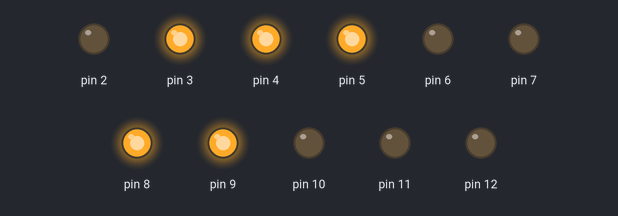
Bench run of a sketch on a simulated Arduino Uno, built with avr-gcc and run on an emulated ATmega328P. Shown: output pins drawn as LEDs (lit = HIGH).

Above: at 5.5 s.
At 7.5 s:
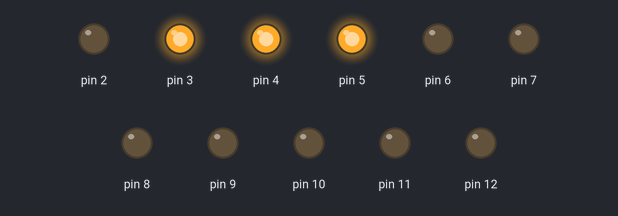
At 8.5 s:
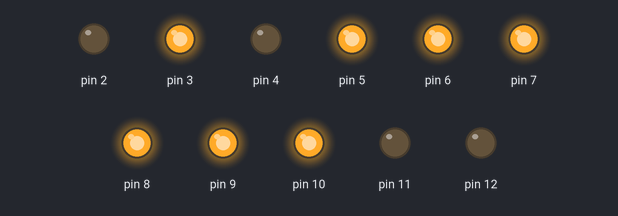
At 10.5 s:
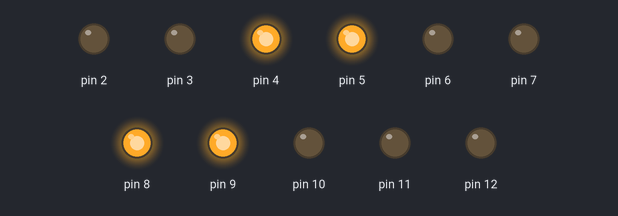
At 12.5 s:
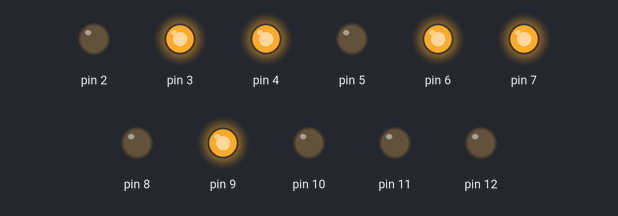
At 15.5 s:
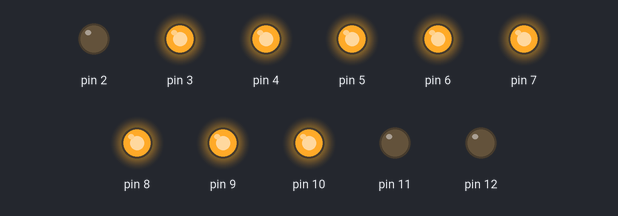
Timing chart, 0 to 16.7 s (numbered marks = the images above):
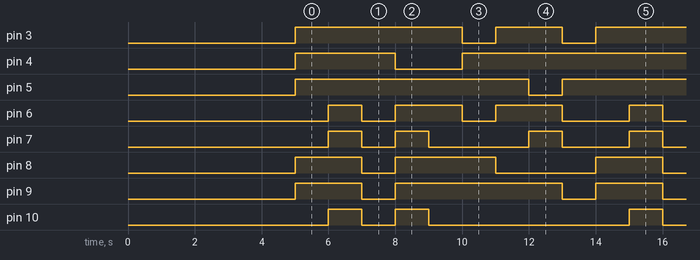

The sketch:

numero_4_xifres.ino
```cpp
void setup() {
  for(int i= 2; i<13; i++){
    pinMode(i, OUTPUT);

  }
    for(int t= 2; t<13; t++){
    pinMode(t, HIGH);
    }

       delay(5000);
}
void loop() {
  // put your main code here, to run repeatedly:
 for(int z= 2; z<13; z++){
    digitalWrite(z, LOW);
    } //9
digitalWrite(3, HIGH);
digitalWrite(4, HIGH);
digitalWrite(5, HIGH);
digitalWrite(8, HIGH);
digitalWrite(9, HIGH);
delay(1000);
 for(int z= 3; z<11; z++){
    digitalWrite(z, LOW);
    } //8
    digitalWrite(3, HIGH);
    digitalWrite(4, HIGH);
    digitalWrite(5, HIGH);
    digitalWrite(6, HIGH);
    digitalWrite(7, HIGH);
    digitalWrite(8, HIGH);
    digitalWrite(9, HIGH);
    digitalWrite(10, HIGH);
    delay(1000);
     for(int z= 3; z<11; z++){
    digitalWrite(z, LOW);}

    //7
    digitalWrite(3, HIGH);
    digitalWrite(4, HIGH);
    digitalWrite(5, HIGH);
    delay(1000);

    for(int z= 3; z<11; z++){
    digitalWrite(z, LOW);}
    //6
     digitalWrite(3, HIGH);
     digitalWrite(5, HIGH);
    digitalWrite(6, HIGH);
    digitalWrite(7, HIGH);
    digitalWrite(8, HIGH);
    digitalWrite(9, HIGH);
    digitalWrite(10, HIGH);
    delay(1000);
     for(int z= 3; z<11; z++){
    digitalWrite(z, LOW);}
    //5
    digitalWrite(3, HIGH);
digitalWrite(5, HIGH);
    digitalWrite(6, HIGH);
     digitalWrite(8, HIGH);
    digitalWrite(9, HIGH);
    delay(1000);
    for(int z= 3; z<11; z++){
    digitalWrite(z, LOW);}
    //4
     digitalWrite(8, HIGH);
    digitalWrite(9, HIGH);
     digitalWrite(4, HIGH);
    digitalWrite(5, HIGH);
    delay(1000);
     for(int z= 3; z<11; z++){
    digitalWrite(z, LOW);}
    //3
     digitalWrite(3, HIGH);
    digitalWrite(4, HIGH);
    digitalWrite(5, HIGH);
    digitalWrite(6, HIGH);
    digitalWrite(9, HIGH);
    delay(1000);
     for(int z= 3; z<11; z++){
    digitalWrite(z, LOW);}
    //2
  digitalWrite(3, HIGH);
  digitalWrite(4, HIGH);
  digitalWrite(6, HIGH);
  digitalWrite(9, HIGH);
  digitalWrite(7,HIGH);
  delay(1000);
  for(int z= 3; z<11; z++){
    digitalWrite(z, LOW);
    }
    //1
    digitalWrite(4, HIGH);
    digitalWrite(5, HIGH);
    delay(1000);
         }
  // put your main code here, to run repeatedly:
```

Measured:
- by itself, pin 3: repeats every 9.0 s: LOW 1.0 s, HIGH 2.0 s, LOW 1.0 s, HIGH 5.0 s
- by itself, pin 4: repeats every 9.0 s: LOW 2.0 s, HIGH 7.0 s
- by itself, pin 5: alternates HIGH for 8.0 s and LOW for 1.0 s
- by itself, pin 6: repeats every 9.0 s: 2 × (LOW 1.0 s, HIGH 2.0 s), LOW 2.0 s, HIGH 1.0 s
- by itself, pin 7: repeats every 9.0 s: LOW 1.0 s, HIGH 1.0 s, LOW 3.0 s, HIGH 1.0 s, LOW 2.0 s, HIGH 1.0 s
- by itself, pin 8: repeats every 9.0 s: LOW 1.0 s, HIGH 3.0 s, LOW 3.0 s, HIGH 2.0 s
- by itself, pin 9: repeats every 9.0 s: LOW 1.0 s, HIGH 5.0 s, LOW 1.0 s, HIGH 2.0 s
- by itself, pin 10: repeats every 9.0 s: LOW 1.0 s, HIGH 1.0 s, LOW 6.0 s, HIGH 1.0 s
